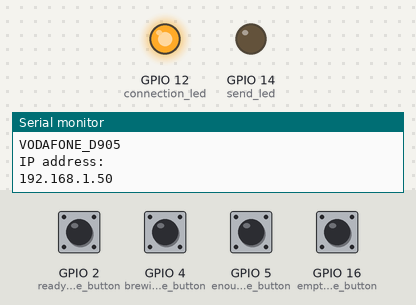
The sketch below on a simulated ESP8266 (NodeMCU). Shown: output pins drawn as LEDs (lit = HIGH), the last lines printed to the serial monitor. Dashed ring = blinking. Inputs (shaded band) come from the test bench; at power-on: GPIO 2 (ready_coffee_button), GPIO 4 (brewing_coffee_button), GPIO 5 (enough_coffee_button), GPIO 16 (empty_coffee_button) LOW. WiFi joins after 1.5 s; servers stay silent unless stated; uploads are accepted with an empty reply.

Above: at 2.7 s.
2.8 s: GPIO 2 (ready_coffee_button) pulled HIGH for 1 s
At 3.1 s:
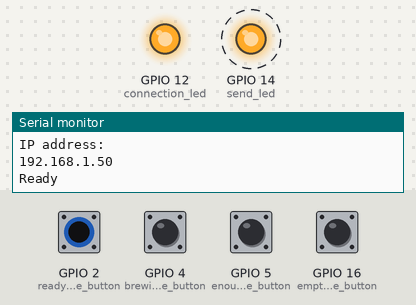
5.4 s: GPIO 4 (brewing_coffee_button) pulled HIGH for 0.6 s
At 5.5 s:
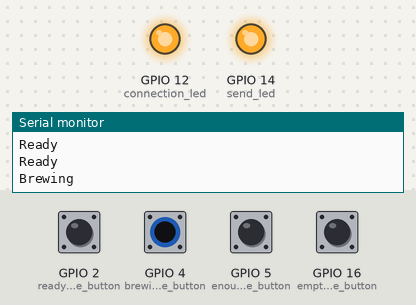
7.5 s: GPIO 5 (enough_coffee_button) pulled HIGH for 0.6 s
At 8.1 s:
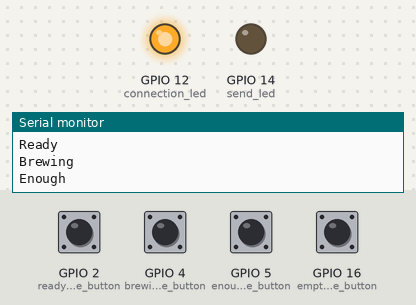
9.6 s: GPIO 16 (empty_coffee_button) pulled HIGH for 0.6 s
At 9.9 s:
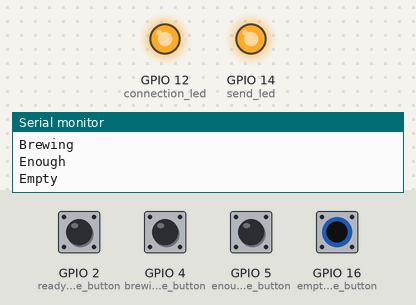
Timing chart, 0 to 12.6 s (numbered marks = the images above; inputs shaded):
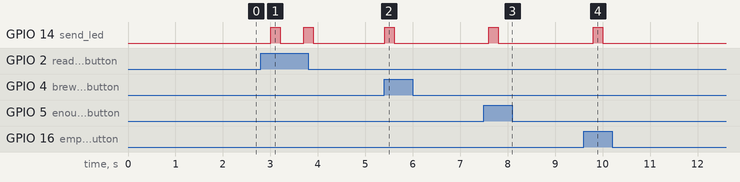

Measured:
- after the input at 2.8 s, GPIO 14 (send_led): alternates HIGH for 0.20 s and LOW for 0.50 s, 4 changes in all, then stays LOW, starting after 0.20 s
- after the input at 5.4 s, GPIO 14 (send_led): LOW → HIGH at once, → LOW 0.20 s later
- after the input at 7.5 s, GPIO 14 (send_led): LOW → HIGH after 0.11 s, → LOW 0.20 s later
- after the input at 9.6 s, GPIO 14 (send_led): LOW → HIGH after 0.21 s, → LOW 0.20 s later

The sketch:

coffee.ino
```cpp
#include <ESP8266WiFi.h>        // Include the Wi-Fi library
#include <ESP8266WiFiMulti.h>   // Include the Wi-Fi-Multi library
#include <ESP8266HTTPClient.h>

ESP8266WiFiMulti mWifi;
HTTPClient http;

const int empty_coffee_button = 16; // D0
const int enough_coffee_button = 5; // D1
const int brewing_coffee_button = 4; // D2
const int ready_coffee_button = 2; // D4

const int send_led = 14; // D5
const int connection_led = 12; // D6

int empty_coffee = 0;
int enough_coffee = 0;
int brewing_coffee = 0;
int ready_coffee = 0;

const char* coffeePostUrl = "***";

const char* fingerprint = "2C BC 06 10 0A E0 6E B0 9E 60 E5 96 BA 72 C5 63 93 23 54 B3";

void setup() {
  Serial.begin(9600);
  setupWiFi();

  pinMode(empty_coffee_button, INPUT);
  pinMode(enough_coffee_button, INPUT);
  pinMode(brewing_coffee_button, INPUT);
  pinMode(ready_coffee_button, INPUT);

  pinMode(connection_led, OUTPUT);
  pinMode(send_led, OUTPUT);
}

void loop() {
  empty_coffee = digitalRead(empty_coffee_button);
  enough_coffee = digitalRead(enough_coffee_button);
  brewing_coffee = digitalRead(brewing_coffee_button);
  ready_coffee = digitalRead(ready_coffee_button);

  if (empty_coffee == HIGH) {
    Serial.println("Empty");
    coffeeSend("empty");
  } else if (enough_coffee == HIGH) {
    Serial.println("Enough");
    coffeeSend("enough");
  } else if (brewing_coffee == HIGH) {
    Serial.println("Brewing");
    coffeeSend("brewing");
  } else if (ready_coffee == HIGH) {
    Serial.println("Ready");
    coffeeSend("ready");
  }
  delay(500);
}

void coffeeSend(String statusCode) {
  digitalWrite(send_led, HIGH);
  String postData = "status=" + statusCode;

  http.begin(coffeePostUrl);
  http.addHeader("Content-Type", "application/x-www-form-urlencoded");
  int httpCode = http.POST(postData);
  http.end();
  digitalWrite(send_led, LOW);
}

void setupWiFi() {
  mWifi.addAP("VODAFONE_D905", "***");
  mWifi.addAP("AndroidAPdev", "***");
  mWifi.addAP("Pisano-2G", "***");
  mWifi.addAP("Pisano DEV-2G", "***");

  Serial.println("Connecting ...");

  // Wait for the Wi-Fi to connect
  while (mWifi.run() != WL_CONNECTED) {
    delay(250);
    Serial.print(".");
  }

  // When it connected
  Serial.println('\n');
  Serial.println("Connected to ");
  Serial.println(WiFi.SSID());
  Serial.println("IP address:\t");
  Serial.println(WiFi.localIP());
  Serial.println('\n');
  digitalWrite(connection_led, HIGH);
}
```
